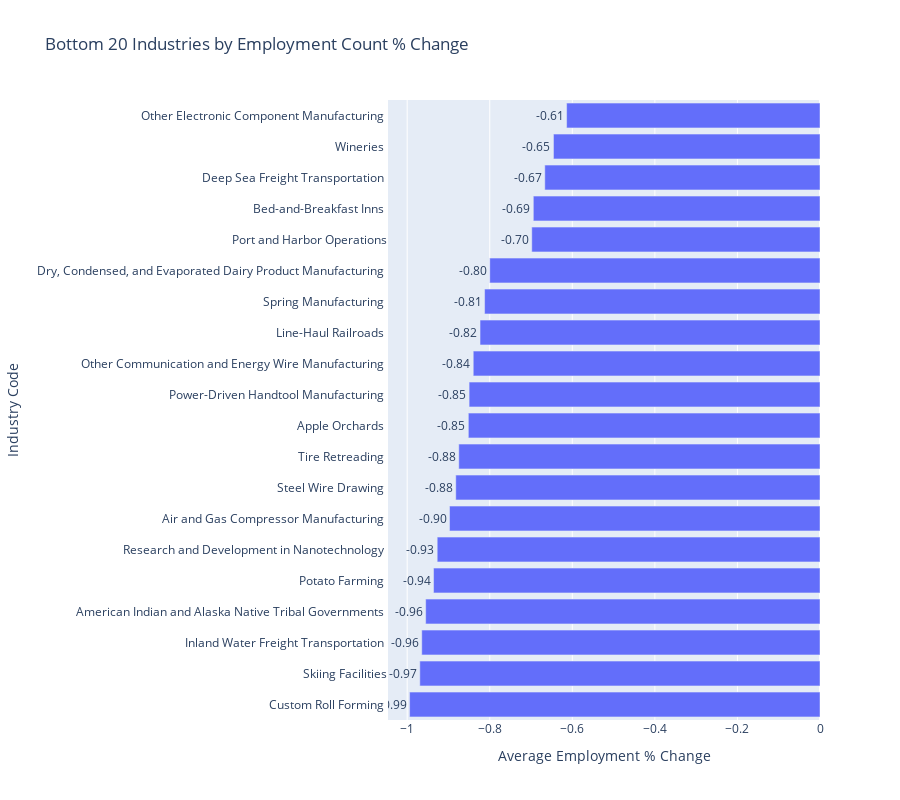

Notebook code cell kept with this figure:
### Code cell
# Create a horizontal bar chart
fig = px.bar(
    employment_pct_change[-20:], 
    x="pct_change", 
    y="industry_code", 
    orientation="h", 
    title="Bottom 20 Industries by Employment Count % Change",
    labels={"pct_change": "Average Employment % Change", "industry_code": "Industry Code"},
    text="pct_change"
)

# Improve layout
fig.update_traces(texttemplate="%{text:.2f}", textposition="outside")
fig.update_layout(yaxis=dict(categoryorder="total ascending"))

# make it taller 
fig.update_layout(height=800)

# Show the plot
fig.show()

### Figure 1 — Plotly figure (JSON) as saved in the notebook; plotly's stock layout.template omitted (floating-point values rounded to 4 significant figures)
{"data": [{"alignmentgroup": "True", "hovertemplate": "Average Employment % Change=%{text}<br>Industry Code=%{y}<extra></extra>", "legendgroup": "", "marker": {"color": "#636efa", "pattern": {"shape": ""}}, "name": "", "offsetgroup": "", "orientation": "h", "showlegend": false, "text": [-0.6138, -0.6457, -0.6667, -0.6944, -0.6982, -0.8, -0.8125, -0.8235, -0.84, -0.85, -0.8519, -0.875, -0.8824, -0.8974, -0.9273, -0.9362, -0.9552, -0.9647, -0.9694, -0.9942], "textposition": "outside", "texttemplate": "%{text:.2f}", "type": "bar", "x": [-0.6138, -0.6457, -0.6667, -0.6944, -0.6982, -0.8, -0.8125, -0.8235, -0.84, -0.85, -0.8519, -0.875, -0.8824, -0.8974, -0.9273, -0.9362, -0.9552, -0.9647, -0.9694, -0.9942], "xaxis": "x", "y": ["Other Electronic Component Manufacturing ", "Wineries ", "Deep Sea Freight Transportation ", "Bed-and-Breakfast Inns ", "Port and Harbor Operations", "Dry, Condensed, and Evaporated Dairy Product Manufacturing ", "Spring Manufacturing ", "Line-Haul Railroads ", "Other Communication and Energy Wire Manufacturing ", "Power-Driven Handtool Manufacturing ", "Apple Orchards ", "Tire Retreading ", "Steel Wire Drawing ", "Air and Gas Compressor Manufacturing ", "Research and Development in Nanotechnology ", "Potato Farming ", "American Indian and Alaska Native Tribal Governments ", "Inland Water Freight Transportation ", "Skiing Facilities", "Custom Roll Forming "], "yaxis": "y"}], "layout": {"barmode": "relative", "height": 800, "legend": {"tracegroupgap": 0}, "title": {"text": "Bottom 20 Industries by Employment Count % Change"}, "xaxis": {"anchor": "y", "domain": [0, 1], "title": {"text": "Average Employment % Change"}}, "yaxis": {"anchor": "x", "categoryorder": "total ascending", "domain": [0, 1], "title": {"text": "Industry Code"}}}}
